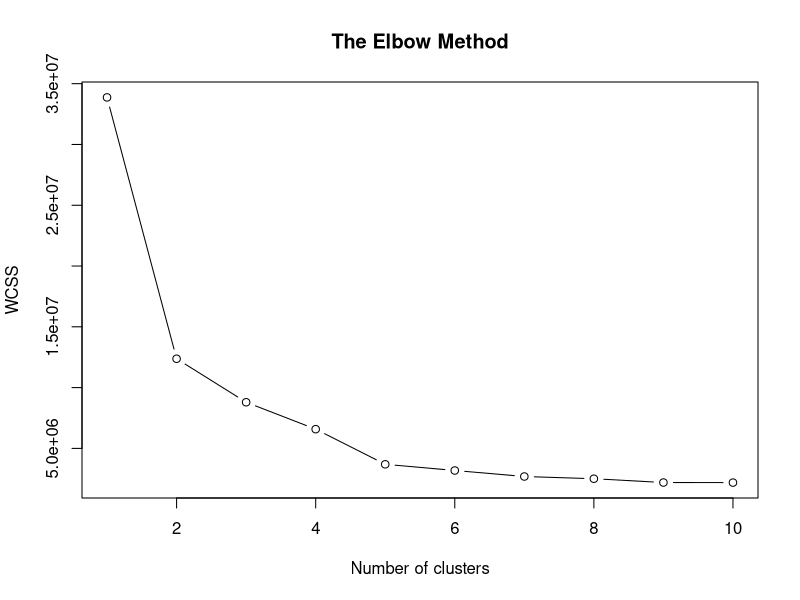
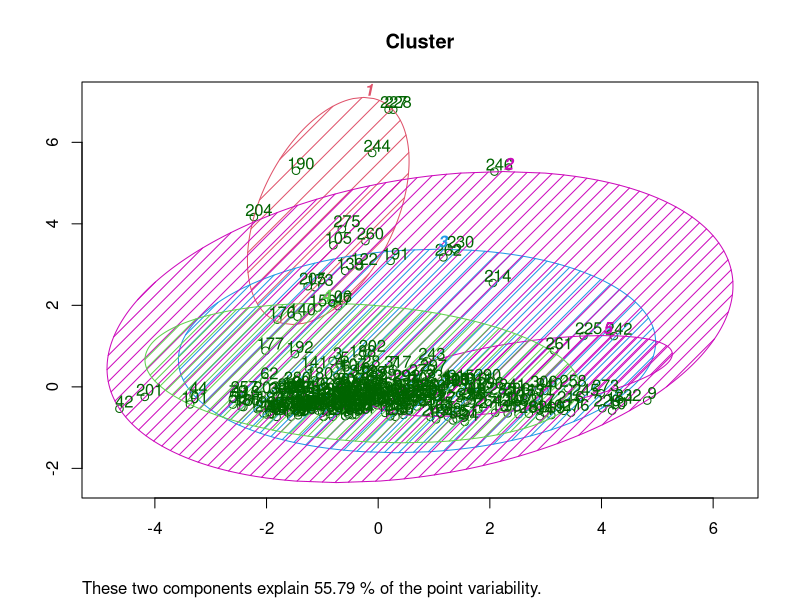

Write R code to recreate these figures, in order.
## Importing Data
dataset <- read.csv("lib/WaterQualityData.csv")
head(dataset,40)
str(dataset)

## Converting "<0.0070" to Nitrate + Nitrite column min = 0
dataset$Nitrate...Nitrite = ifelse(dataset$Nitrate...Nitrite == "<0.0070",
                                0,dataset$Nitrate...Nitrite)

## Converting Nitrate + Nitrite from type char to num
dataset$Nitrate...Nitrite <- as.numeric(dataset$Nitrate...Nitrite)

## Converting Conductivity from type int to num
dataset$Conductivity <- as.numeric(dataset$Conductivity)

## Subetting Data to omit columns where all values are missing
dataset=subset(dataset, dataset$pH != "NA")

## Replacing NAs with column average for each column
dataset$Temp = ifelse(is.na(dataset$Temp),
                   ave(dataset$Temp, FUN = function(x) mean(x, na.rm = TRUE)),
                   dataset$Temp)

dataset$DO = ifelse(is.na(dataset$DO),
                   ave(dataset$DO, FUN = function(x) mean(x, na.rm = TRUE)),
                   dataset$DO)

dataset$X..Sat = ifelse(is.na(dataset$X..Sat),
                   ave(dataset$X..Sat, FUN = function(x) mean(x, na.rm = TRUE)),
                   dataset$X..Sat)

dataset$pH = ifelse(is.na(dataset$pH),
                   ave(dataset$pH, FUN = function(x) mean(x, na.rm = TRUE)),
                   dataset$pH)

dataset$Conductivity = ifelse(is.na(dataset$Conductivity),
                   ave(dataset$Conductivity, FUN = function(x) mean(x, na.rm = TRUE)),
                   dataset$Conductivity)

dataset$Flow2 = ifelse(is.na(dataset$Flow2),
                   ave(dataset$Flow2, FUN = function(x) mean(x, na.rm = TRUE)),
                   dataset$Flow2)

dataset$Nitrate...Nitrite = ifelse(is.na(dataset$Nitrate...Nitrite),
                   ave(dataset$Nitrate...Nitrite, FUN = function(x) mean(x, na.rm = TRUE)),
                   dataset$Nitrate...Nitrite)

## Eliminate Noisy Data
#install.packages("NoiseFiltersR")

## Normalize Data
normalize <- function(x){
  (x - min(x)) / (max(x) - min(x))
}
dataset.norm <- as.data.frame(lapply(dataset[1:7], normalize))

## Splitting data into the training and test sets
#install.packages("caTools")
library(caTools)
set.seed(123)
split = sample.split(dataset, SplitRatio = 0.70)
training_set = subset(dataset, split == TRUE)
test_set = subset(dataset, split == FALSE)

## Test Clustering
# Using the elbow method to find the optimal number of clusters
set.seed(123)
wcss = vector()
for (i in 1:10) wcss[i] = sum(kmeans(dataset, i)$withinss)
plot(1:10,
     wcss,
     type = 'b',
     main = paste('The Elbow Method'),
     xlab = 'Number of clusters',
     ylab = 'WCSS')

# Fitting K-Means to the dataset
set.seed(123)
kmeans = kmeans(x = dataset, centers = 5)
y_kmeans = kmeans$cluster

# Visualizing the clusters
library(cluster)
clusplot(dataset,
         y_kmeans,
         lines = 0,
         shade = TRUE,
         color = TRUE,
         labels = 2,
         plotchar = FALSE,
         span = TRUE,
         main = paste('Cluster'),
         xlab = '',
         ylab = '')
